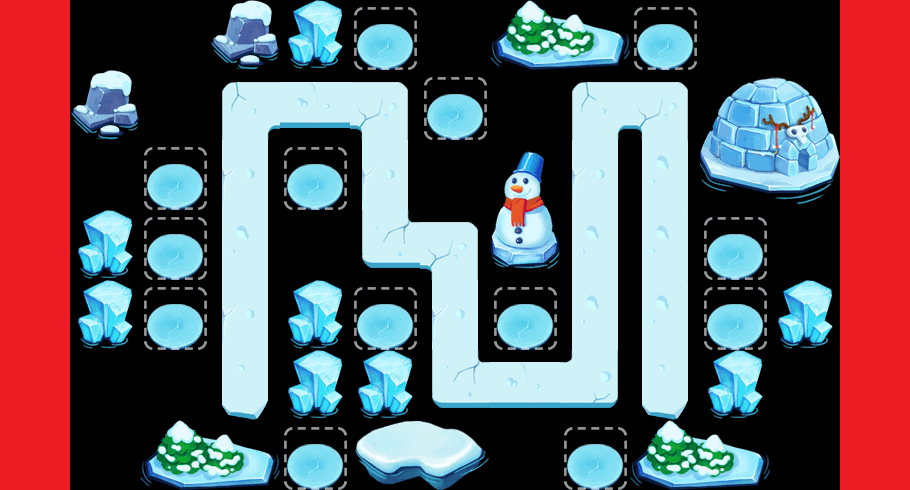

Tiled map render using the project's own tile images. Description and the map definition, with tile-layer contents summarised, below:
An orthogonal 13x7 tile map with 70x70 px tiles, 2 tile layers (content, things) and 66 objects (41x water, 13x waterTowerSeat, way1_0, way1_1, way1_2, ...).

<map version="1.0" orientation="orthogonal" width="13" height="7" tilewidth="70" tileheight="70">
 <tileset firstgid="1" name="theme2Tiles" tilewidth="70" tileheight="70" spacing="2" margin="2">
  <image source="theme2Tiles.png" width="512" height="512" />
  <tile id="3">
   <properties>
    <property name="thingIdx" value="307" />
   </properties>
  </tile>
  <tile id="7">
   <properties>
    <property name="thingIdx" value="402" />
   </properties>
  </tile>
  <tile id="9">
   <properties>
    <property name="thingIdx" value="208" />
   </properties>
  </tile>
  <tile id="10">
   <properties>
    <property name="thingIdx" value="115" />
   </properties>
  </tile>
  <tile id="11">
   <properties>
    <property name="thingIdx" value="115" />
   </properties>
  </tile>
  <tile id="12">
   <properties>
    <property name="thingIdx" value="208" />
   </properties>
  </tile>
  <tile id="13">
   <properties>
    <property name="thingIdx" value="118" />
   </properties>
  </tile>
  <tile id="14">
   <properties>
    <property name="thingIdx" value="305" />
   </properties>
  </tile>
  <tile id="18">
   <properties>
    <property name="thingIdx" value="114" />
   </properties>
  </tile>
  <tile id="19">
   <properties>
    <property name="thingIdx" value="116" />
   </properties>
  </tile>
  <tile id="20">
   <properties>
    <property name="thingIdx" value="114" />
   </properties>
  </tile>
  <tile id="21">
   <properties>
    <property name="thingIdx" value="306" />
   </properties>
  </tile>
  <tile id="23">
   <properties>
    <property name="thingIdx" value="209" />
   </properties>
  </tile>
  <tile id="24">
   <properties>
    <property name="thingIdx" value="209" />
   </properties>
  </tile>
  <tile id="25">
   <properties>
    <property name="thingIdx" value="113" />
   </properties>
  </tile>
  <tile id="26">
   <properties>
    <property name="thingIdx" value="117" />
   </properties>
  </tile>
  <tile id="27">
   <properties>
    <property name="blank" value="0" />
   </properties>
  </tile>
  <tile id="28">
   <properties>
    <property name="way" value="1" />
   </properties>
  </tile>
  <tile id="29">
   <properties>
    <property name="way" value="1" />
   </properties>
  </tile>
  <tile id="30">
   <properties>
    <property name="way" value="1" />
   </properties>
  </tile>
  <tile id="31">
   <properties>
    <property name="way" value="1" />
   </properties>
  </tile>
  <tile id="32">
   <properties>
    <property name="way" value="1" />
   </properties>
  </tile>
  <tile id="33">
   <properties>
    <property name="way" value="1" />
   </properties>
  </tile>
  <tile id="35">
   <properties>
    <property name="way" value="1" />
   </properties>
  </tile>
  <tile id="36">
   <properties>
    <property name="way" value="1" />
   </properties>
  </tile>
  <tile id="37">
   <properties>
    <property name="way" value="1" />
   </properties>
  </tile>
  <tile id="38">
   <properties>
    <property name="way" value="1" />
   </properties>
  </tile>
  <tile id="39">
   <properties>
    <property name="way" value="1" />
   </properties>
  </tile>
  <tile id="40">
   <properties>
    <property name="way" value="1" />
   </properties>
  </tile>
  <tile id="42">
   <properties>
    <property name="way" value="1" />
   </properties>
  </tile>
  <tile id="43">
   <properties>
    <property name="way" value="1" />
   </properties>
  </tile>
 </tileset>
 <layer name="content" width="13" height="7">
  <data>[91 cells, 37 non-empty, 9 distinct tile ids]</data>
 </layer>
 <layer name="things" width="13" height="7">
  <data>[91 cells, 37 non-empty, 13 distinct tile ids]</data>
 </layer>
 <objectgroup name="objs" width="13" height="7">
  <object name="water" x="96" y="20" width="22" height="18" />
  <object name="water" x="162" y="31" width="22" height="18" />
  <object name="water" x="227" y="31" width="22" height="18" />
  <object name="water" x="307" y="33" width="22" height="18" />
  <object name="water" x="444" y="32" width="22" height="18" />
  <object name="water" x="515" y="33" width="22" height="18" />
  <object name="water" x="572" y="32" width="22" height="18" />
  <object name="water" x="717" y="31" width="22" height="18" />
  <object name="water" x="795" y="29" width="22" height="18" />
  <object name="water" x="793" y="109" width="22" height="18" />
  <object name="water" x="798" y="161" width="22" height="18" />
  <object name="water" x="719" y="102" width="22" height="18" />
  <object name="water" x="727" y="153" width="22" height="18" />
  <object name="water" x="792" y="238" width="22" height="18" />
  <object name="water" x="802" y="303" width="22" height="18" />
  <object name="water" x="797" y="378" width="22" height="18" />
  <object name="water" x="729" y="373" width="22" height="18" />
  <object name="water" x="793" y="443" width="22" height="18" />
  <object name="water" x="717" y="453" width="22" height="18" />
  <object name="water" x="653" y="447" width="22" height="18" />
  <object name="water" x="506" y="448" width="22" height="18" />
  <object name="water" x="451" y="443" width="22" height="18" />
  <object name="water" x="373" y="445" width="22" height="18" />
  <object name="water" x="220" y="448" width="22" height="18" />
  <object name="water" x="168" y="446" width="22" height="18" />
  <object name="water" x="102" y="449" width="22" height="18" />
  <object name="water" x="99" y="385" width="22" height="18" />
  <object name="water" x="170" y="384" width="22" height="18" />
  <object name="water" x="88" y="310" width="22" height="18" />
  <object name="water" x="89" y="240" width="22" height="18" />
  <object name="water" x="90" y="174" width="22" height="18" />
  <object name="water" x="91" y="113" width="22" height="18" />
  <object name="water" x="170" y="102" width="22" height="18" />
  <object name="water" x="519" y="99" width="22" height="18" />
  <object name="water" x="443" y="161" width="22" height="18" />
  <object name="water" x="517" y="172" width="22" height="18" />
  <object name="water" x="516" y="225" width="22" height="18" />
  <object name="water" x="295" y="245" width="22" height="18" />
  <object name="water" x="294" y="309" width="22" height="18" />
  <object name="water" x="370" y="389" width="22" height="18" />
  <object name="water" x="309" y="378" width="22" height="18" />
  <object name="waterTowerSeat" x="377" y="37" width="17" height="15" />
  <object name="waterTowerSeat" x="660" y="42" width="17" height="15" />
  <object name="waterTowerSeat" x="441" y="110" width="17" height="15" />
  <object name="waterTowerSeat" x="722" y="243" width="17" height="15" />
  <object name="waterTowerSeat" x="727" y="317" width="17" height="15" />
  <object name="waterTowerSeat" x="314" y="178" width="17" height="15" />
  <object name="waterTowerSeat" x="171" y="176" width="17" height="15" />
  <object name="waterTowerSeat" x="163" y="248" width="17" height="15" />
  <object name="waterTowerSeat" x="170" y="318" width="17" height="15" />
  <object name="waterTowerSeat" x="307" y="452" width="17" height="15" />
  <object name="waterTowerSeat" x="515" y="315" width="17" height="15" />
  <object name="way1_0" x="656" y="366" width="19" height="20" />
  <object name="way1_1" x="655" y="97" width="19" height="20" />
  <object name="way1_2" x="587" y="100" width="19" height="20" />
  <object name="way1_3" x="588" y="370" width="19" height="20" />
  <object name="way1_4" x="449" y="366" width="19" height="20" />
  <object name="way1_5" x="445" y="236" width="19" height="20" />
  <object name="way1_6" x="372" y="226" width="19" height="20" />
  <object name="way1_7" x="375" y="92" width="19" height="20" />
  <object name="way1_8" x="235" y="96" width="19" height="20" />
  <object name="way1_9" x="232" y="374" width="19" height="20" />
  <object name="waterTowerSeat" x="590" y="453" width="17" height="15" />
  </objectgroup>
</map>
<!-- 3 of 66 objects omitted -->
